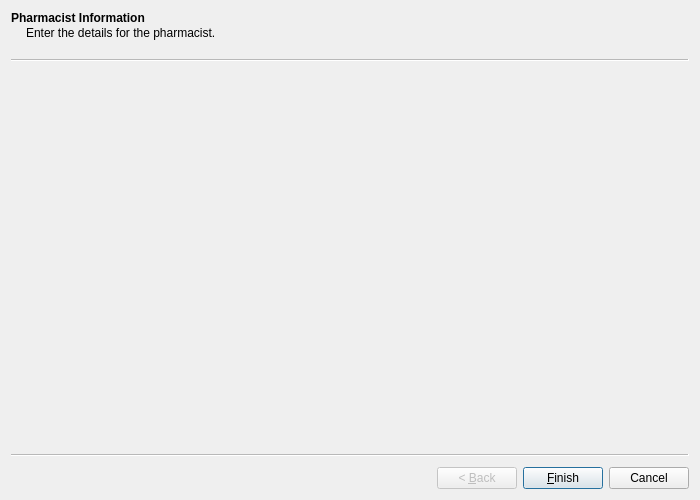
<?xml version="1.0" encoding="UTF-8"?>
<ui version="4.0">
 <class>PharmacistWizard</class>
 <widget class="QWizard" name="PharmacistWizard">
  <property name="geometry">
   <rect>
    <x>0</x>
    <y>0</y>
    <width>700</width>
    <height>500</height>
   </rect>
  </property>
  <property name="sizePolicy">
   <sizepolicy hsizetype="Fixed" vsizetype="Fixed">
    <horstretch>0</horstretch>
    <verstretch>0</verstretch>
   </sizepolicy>
  </property>
  <property name="minimumSize">
   <size>
    <width>700</width>
    <height>500</height>
   </size>
  </property>
  <property name="maximumSize">
   <size>
    <width>700</width>
    <height>500</height>
   </size>
  </property>
  <property name="windowTitle">
   <string>New Pharmacist Wizard</string>
  </property>
  <widget class="Pharmacist_00" name="page0">
   <property name="title">
    <string>Pharmacist Information</string>
   </property>
   <property name="subTitle">
    <string>Enter the details for the pharmacist.</string>
   </property>
  </widget>
 </widget>
 <customwidgets>
  <customwidget>
   <class>Pharmacist_00</class>
   <extends>QWizardPage</extends>
   <header location="global">pharmacist_00.h</header>
   <container>1</container>
  </customwidget>
 </customwidgets>
 <resources/>
 <connections/>
</ui>
